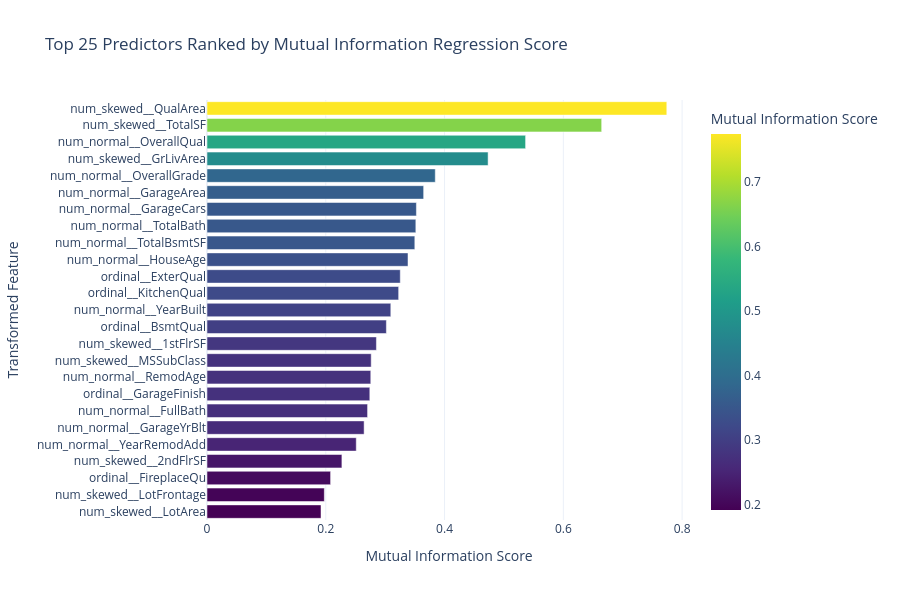

Here is the notebook cell this chart was saved with:
### Markdown cell above
## 6. Feature Selection: Mutual Information & Low-Variance Filtering

Feature selection reduces dimensionality, removes uninformative predictors, and mitigates the curse of dimensionality.
We compute non-linear Mutual Information (MI) regression scores against the continuous target and inspect feature rankings.

### Code cell
# 1. Variance Threshold Filtering (removes quasi-constant features)
initial_count = X_train_proc.shape[1]
selector = VarianceThreshold(threshold=0.005)
X_train_proc = selector.fit_transform(X_train_proc)
X_val_proc = selector.transform(X_val_proc)
X_test_proc = selector.transform(X_test_proc)
proc_feature_names = proc_feature_names[selector.get_support()]

print(f"Features retained after variance threshold (0.005): {X_train_proc.shape[1]} of {initial_count}")

# 2. Mutual Information Ranking on Retained Features
mi_scores = mutual_info_regression(X_train_proc, y_train, random_state=SEED)
mi_df = pd.DataFrame({
    'Feature': proc_feature_names,
    'MI_Score': mi_scores
}).sort_values('MI_Score', ascending=False).reset_index(drop=True)

fig_mi = px.bar(
    mi_df.head(25), x="MI_Score", y="Feature", orientation="h",
    title="Top 25 Predictors Ranked by Mutual Information Regression Score",
    labels={"MI_Score": "Mutual Information Score", "Feature": "Transformed Feature"},
    color="MI_Score", color_continuous_scale="Viridis",
    template="plotly_white"
)
fig_mi.update_layout(yaxis=dict(autorange="reversed"), height=600)
fig_mi.show()

### Figure 1 — Plotly figure (JSON) as saved in the notebook; plotly's stock layout.template omitted (floating-point values rounded to 4 significant figures)
{"data": [{"hovertemplate": "Mutual Information Score=%{marker.color}<br>Transformed Feature=%{y}<extra></extra>", "legendgroup": "", "marker": {"color": [0.7742, 0.6646, 0.5364, 0.4733, 0.3844, 0.3648, 0.3526, 0.3516, 0.3499, 0.3384, 0.3254, 0.3227, 0.3095, 0.302, 0.2853, 0.2765, 0.2758, 0.2741, 0.2704, 0.2645, 0.2513, 0.2271, 0.2081, 0.1976, 0.192], "coloraxis": "coloraxis", "pattern": {"shape": ""}}, "name": "", "orientation": "h", "showlegend": false, "textposition": "auto", "type": "bar", "x": [0.7742, 0.6646, 0.5364, 0.4733, 0.3844, 0.3648, 0.3526, 0.3516, 0.3499, 0.3384, 0.3254, 0.3227, 0.3095, 0.302, 0.2853, 0.2765, 0.2758, 0.2741, 0.2704, 0.2645, 0.2513, 0.2271, 0.2081, 0.1976, 0.192], "xaxis": "x", "y": ["num_skewed__QualArea", "num_skewed__TotalSF", "num_normal__OverallQual", "num_skewed__GrLivArea", "num_normal__OverallGrade", "num_normal__GarageArea", "num_normal__GarageCars", "num_normal__TotalBath", "num_normal__TotalBsmtSF", "num_normal__HouseAge", "ordinal__ExterQual", "ordinal__KitchenQual", "num_normal__YearBuilt", "ordinal__BsmtQual", "num_skewed__1stFlrSF", "num_skewed__MSSubClass", "num_normal__RemodAge", "ordinal__GarageFinish", "num_normal__FullBath", "num_normal__GarageYrBlt", "num_normal__YearRemodAdd", "num_skewed__2ndFlrSF", "ordinal__FireplaceQu", "num_skewed__LotFrontage", "num_skewed__LotArea"], "yaxis": "y"}], "layout": {"barmode": "relative", "coloraxis": {"autocolorscale": false, "colorbar": {"title": {"text": "Mutual Information Score"}}, "colorscale": [[0, "#440154"], [0.1111, "#482878"], [0.2222, "#3e4989"], [0.3333, "#31688e"], [0.4444, "#26828e"], [0.5556, "#1f9e89"], [0.6667, "#35b779"], [0.7778, "#6ece58"], [0.8889, "#b5de2b"], [1, "#fde725"]]}, "height": 600, "legend": {"tracegroupgap": 0}, "title": {"text": "Top 25 Predictors Ranked by Mutual Information Regression Score"}, "xaxis": {"anchor": "y", "domain": [0, 1], "title": {"text": "Mutual Information Score"}}, "yaxis": {"anchor": "x", "autorange": "reversed", "domain": [0, 1], "title": {"text": "Transformed Feature"}}}}
